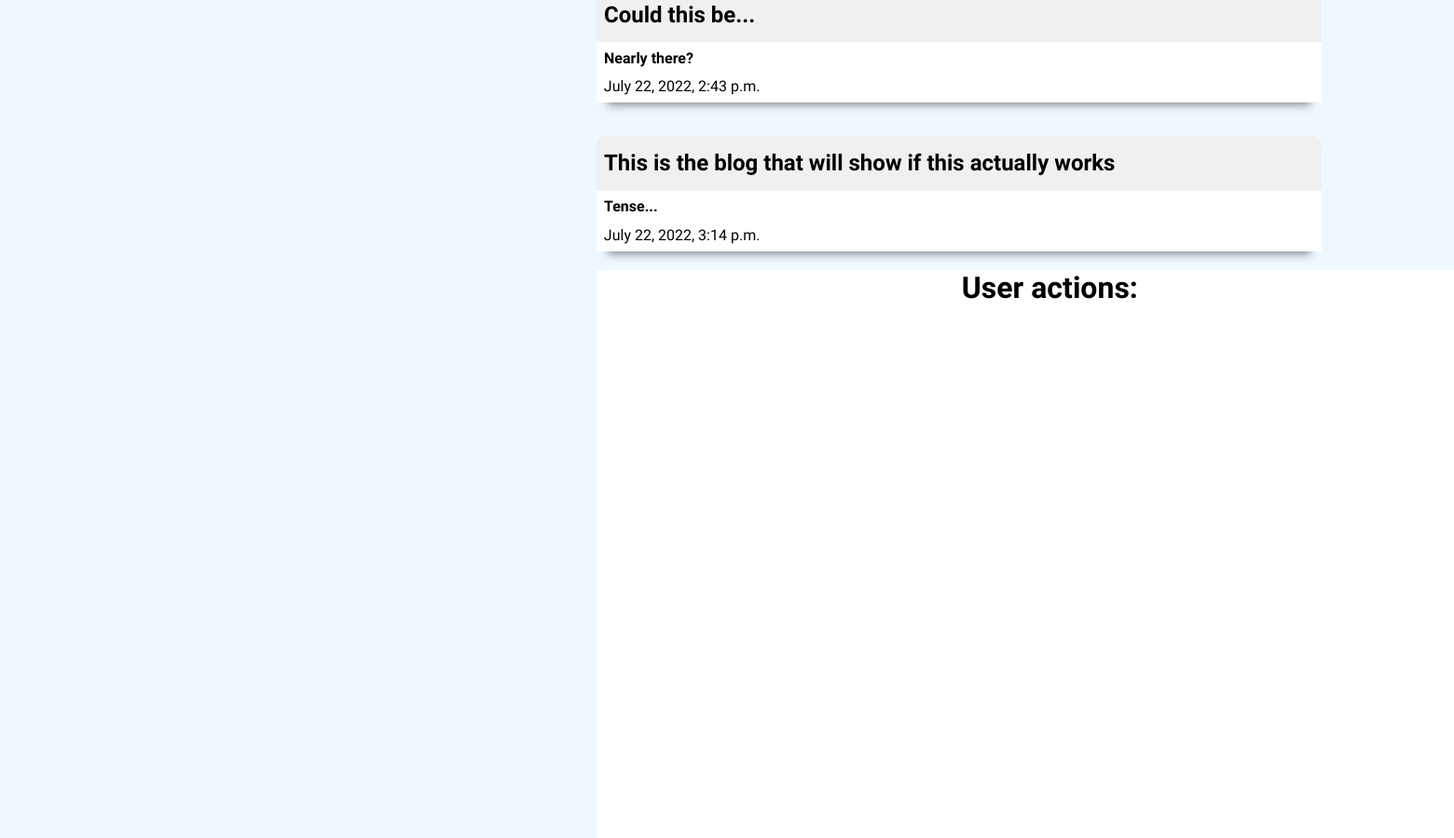
The page /accounts/charlie/ (signed in, middle part) on the database as committed earlier.
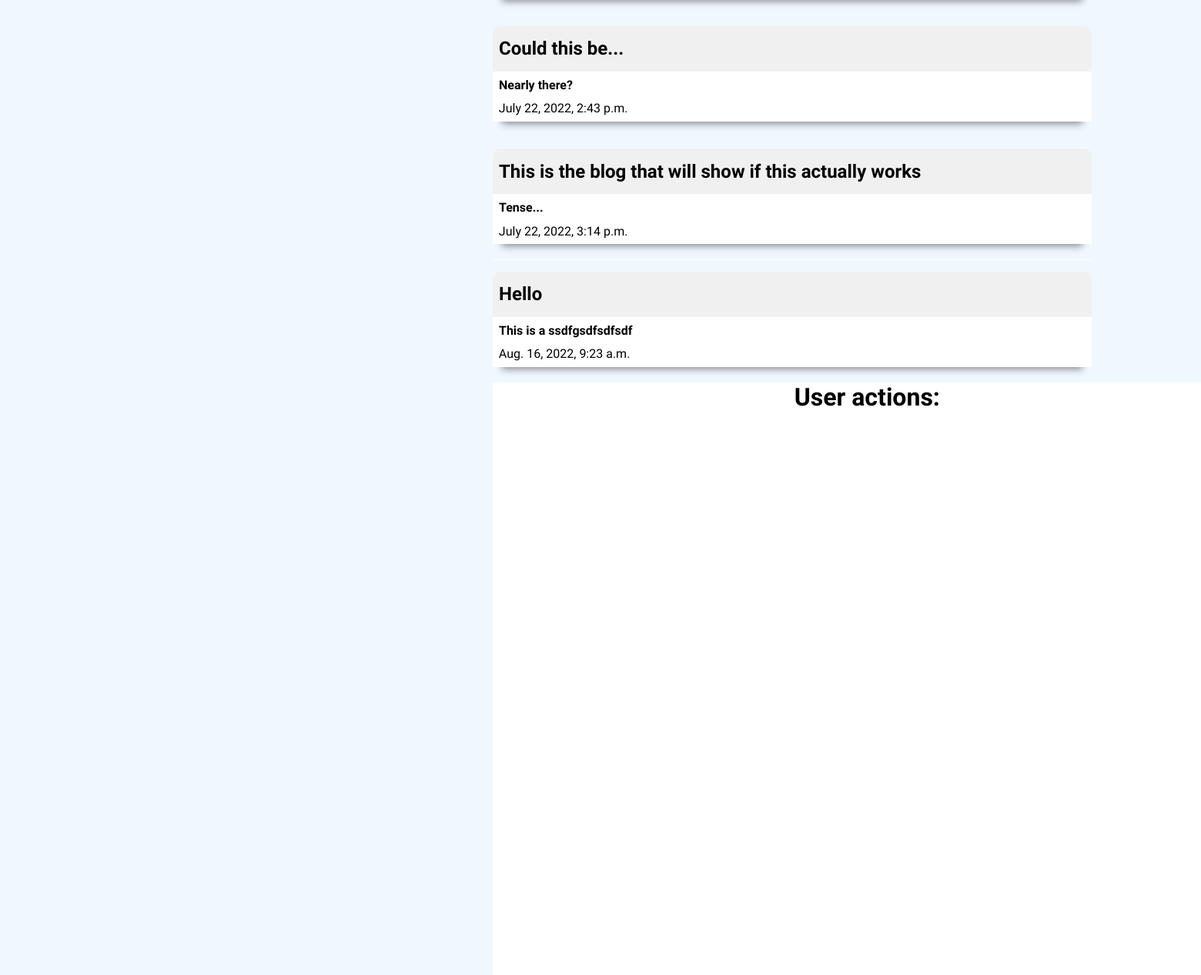
The same page on the database as committed later.
### blogs/models.py (models this page shows)
class ProtectedBlog(models.Model):
    time_created = models.DateTimeField(auto_now_add=True)
    title = models.CharField(max_length=200)
    strapline = models.TextField(max_length=500, blank=True)
    is_encrypted = models.BooleanField()
    private_key = models.TextField(max_length=200, blank=True)
    blog_content = models.TextField()
    author = models.CharField(max_length=100, blank=True)
    attributed_name = models.CharField(max_length=50, blank=True)

### accounts/views.py (the view)
# urls.py: path("<str:username>/", views.dashboard, name='dashboard'),
def dashboard(request, username):
    if request.user.is_authenticated:
        user_blogs = ProtectedBlog.objects.filter(author = request.user.id)
        print(user_blogs)
        return render(request, 'dashboard.html', {'user_blogs': user_blogs})

### templates/dashboard.html (shortened to what this page needs)
{% extends 'base.html' %}
{% block content %}
{% load static %}
<link rel="stylesheet" href="{% static 'css/dash.css' %}">
<div class="dash">
        <div id="blogs" class="blogs">
            {% for user_blog in user_blogs %}
            <a class="link-wrapper" href="{% url '1_blog' id=user_blog.id%}">
                <div class="blog">
                <div class="blog-header">
                    <h2 class="blog-count">{{user_blog.title}}</h2>
                    <h4 class="blog-strap">{{user_blog.strapline}}</h4>
                </div>
                <br>
                <p class="blog-text">
                    {{user_blog.time_created}}
                </p>
            </div>
            </a>
            {% endfor %}
        </div>
        <div class="user-actions">
            <h1>User actions:</h1>
        </div>
</div>
</body>
</html>
{% endblock %}

### templates/base.html (shortened to what this page needs)
{% load static %}
<!DOCTYPE html>
<html lang="en">
<head>
</head>
<body>
    {% include 'navbar.html' %}
    {% block content %}
    {% endblock %}
</body>
</html>

### templates/navbar.html (shortened to what this page needs)
{% load static %}
<link rel="stylesheet" href="{% static 'css/styles.css' %}">

### static/css/styles.css (style rules this page uses)
* { padding: 0; margin: 0; box-sizing: border-box; }
a { color: white; text-decoration: none; }
body { background-color: aliceblue; }

### static/css/dash.css (style rules this page uses)
* { padding:0; margin: 0; box-sizing: border-box; font-family: 'Sora'; }
.dash { margin: 2% 1%; display: grid; grid-template-columns: 1fr 2fr 1fr; grid-template-rows: 0.5fr 3fr 1fr 1fr; grid-template-areas: "banner profile-strap profile-strap" "none blogs user-actions" }
.blogs { border-radius: 20px; margin-top: -8%; grid-area: blogs; }
.link-wrapper { text-decoration: none; color: black; }
.blog-header { background-color: aliceblue; padding: 2% 0 0 0; margin: -1%; }
.blog-count { background-color: rgb(240, 240, 240); height: 80%; padding: 2% 2% 2% 1%; border-radius: 10px 10px 0 0; }
.blog-strap { background-color: white; height: 80%; padding-left: 1%; padding-top: 1%; }
.blog { background-color: white; padding: 1%; margin-bottom: 20px; -webkit-box-shadow: 0px 15px 9px -12px rgba(0,0,0,0.43); box-shadow: 0px 15px 9px -12px rgba(0,0,0,0.43); }
.user-actions { text-align:center; background-color: white; margin-left: 5%; grid-column: 3; grid-row: 2; grid-area: user-actions; }
@media (max-width: 1800px) { .dash { grid-template-columns: 1fr 3fr; grid-template-rows: 0.3fr 0.5fr 1fr 1fr; grid-template-areas: "banner profile-strap" "blank blogs" "blank user-actions" } }
@media (max-width: 1800px) { .blogs { margin-left: 20%; margin-top: 0; } }
@media (max-width: 1800px) { .user-actions { margin-left: 20%; width: 100%; } }

Rows that differ between the two databases and show on the page:
added ProtectedBlog: title "Hello", strapline "This is a ssdfgsdfsdfsdf", time_created "Aug. 16, 2022, 9:23 a.m."
